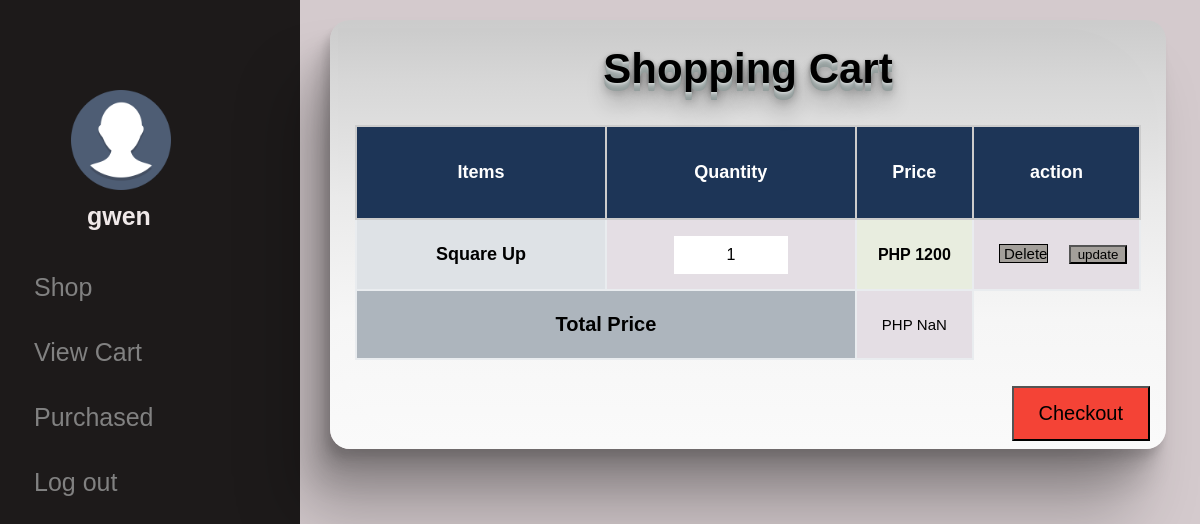
Page /cart1.php (signed in) on the committed database.
### tables this page shows
CREATE TABLE `cart` (
  `cart_id` int(11) NOT NULL,
  `customer_id` int(11) NOT NULL,
  `product_id` int(11) NOT NULL,
  `order_name` varchar(100) NOT NULL,
  `order_quantity` int(11) NOT NULL,
  `order_price` int(11) NOT NULL,
  `total` int(100) NOT NULL
);

### cart1.php (the view, shortened to what this page needs)
<?php
include_once("connection.php");
$id = $_SESSION['login_id'];
$query_customer_username = $pdo->prepare("SELECT * FROM login a INNER JOIN  customer b
ON a.customer_id = b.customer_id WHERE a.login_id = '$id'");
$query_customer_username->execute();
$row = $query_customer_username->fetch();
$username = $row['username'];
$find_customer = $pdo->prepare("SELECT * FROM login WHERE login_id = :login_id ");
$find_customer->bindParam(':login_id', $id);
$find_customer->execute();
$customer_row = $find_customer->fetch();
$customer_id = $customer_row['customer_id'];
?>
<!DOCTYPE html>
<html>
<head>
	<link rel="stylesheet" href="css/cart.css">
</head>
<body>
<div class="sidenav"><br><br><br>
<a href="profile.php"> <img class="img1" src="images/pp2.png" alt="admin" style = "width: 100px"><h1 class= "img1"><?php echo $username;?></h1></a>
<a class="aa" href="shop.php">Shop<i class="fa fa-heart"></i></a>
  <a class="aa" href="cart1.php">View Cart</a>
  <a class="aa" href="purchased.php">Purchased</a>
  <a class="aa" href="logout.php">Log out</a>
</div>
<div class="main">
   <div class= "container">
   <h2>Shopping Cart</h2>
<br>
<table>
        <tr>
            <th>Items</td>
            <th>Quantity</td>
            <th>Price</td>
            <th>action</td>
        </tr>
<?php
$display_order = $pdo->prepare("SELECT * FROM cart WHERE customer_id = :customer_id GROUP BY order_name");
$display_order->bindParam(':customer_id', $customer_id);
$display_order->execute();
while($rows = $display_order->fetch()){
  $order_name = $rows['order_name'];
        $order_price = $rows['order_price'];
        $order_quantity = $rows['order_quantity'];
?>
        <tr class="carttbl">
         <td class="item" >  <center> <?php echo $order_name;?></center>  </td>
            <form method = "post" action="update.php">
            <td class="quantity"><input type="tel" name="qty" autocomplete="off" value="<?php echo $order_quantity;?>" placeholder="Enter your Quantity">
            <td class="price">PHP&nbsp;<span><?php echo $order_price;?></span> </td>
            <td class="edit" >
    <a class = "del" href="remove.php?cart_id=<?php echo $rows['cart_id'];?>"onclick="return confirm('Are you sure you want to delete this item')">&nbsp;Delete</a> &nbsp;&nbsp;&nbsp;
   <input type="submit" id = "update" value="update" name="submit" >
    </form> </form>
        </tr>
<?php
}
?>
<td class="total-text" colspan="2">Total Price</td>
            <td class="total-number">PHP&nbsp;<span class="number">0</span><span class="php"></span></td>
</table>
<br><br>
<button class="bottomright"> <a href="checkout.php"  style="text-decoration: none; color: black; font-size:20px" onclick="return confirm('Are you sure you want to checkout this item')"> Checkout</button></a>
    </div>
</body>
</html>

### css/cart.css (style rules this page uses)
body { font-family: "Lato", sans-serif; background-color: rgb(212, 202, 205); }
h1 { padding: 6px 8px 6px 16px; text-decoration: none; font-size: 25px; color: #f0e9e9; display: block; }
.img1 { margin-left: 55px; }
.aa { margin-left: 18px; }
.sidenav { height: 100%; width: 300px; position: fixed; z-index: 1; top: 0; left: 0; background-color: rgb(29, 26, 26); overflow-x: hidden; padding-top: 30px; }
.sidenav a { padding: 6px 8px 6px 16px; text-decoration: none; font-size: 25px; color: #818181; display: block; padding-bottom: 30px; }
.main { margin-left: 300px; font-size: 28px; padding: 0px 10px; }
h2 { text-align: center; width: 100%; text-shadow: 0 1px 0 hsl(174,5%,80%), 0 2px 0 hsl(174,5%,75%), 0 3px 0 hsl(174,5%,70%), 0 4px 0 hsl(174,5%,66%), 0 5px 0 hsl(174,5%,64%), 0 6px 0 hsl(174,5%,62%), 0 7px 0 hsl(174,5%,61%), 0 8px 0 hsl(174,5%,60%), 0 0 5px rgba(0,0,0,.05), 0 1px 3px rgba(0,0,0,.2), 0 3px 5px rgba(0,0,0,.2), 0 5px 10px rgba(0,0,0,.2), 0 10px 10px rgba(0,0,0,.2), 0 20px 20px rgba(0,0,0,.3); }
input[type=submit] { width: 50%; background-color: rgb(163, 159, 154); cursor: pointer; }
.container { display:inline-block; position:relative; z-index:1; width:95%; height:auto; margin:20px; padding:25px; border-radius:20px; background:linear-gradient(0.06deg, rgba(250, 250, 250, 1) 0%, rgba(246, 246, 246, 1) 29.62%, rgba(234, 234, 234, 1) 58.47%, rgba(215, 215, 215, 1) 86.92%, rgba(204, 204, 204, 1) 99.22%); box-shadow:-4px 8px 8px rgba(0,0,0,0.1), -8px 16px 16px rgba(0,0,0,0.1), -16px 32px 32px rgba(0,0,0,0.15), -32px 64px 64px rgba(0,0,0,0.25); }
.container:before { content:''; position:absolute; z-index:-1; top:0; left:0; right:0; bottom:0; margin:0; }
.container:before { margin:8px; border-radius:0 96px; background:linear-gradient(0.06deg, rgba(250, 250, 250, 1) 0%, rgba(246, 246, 246, 1) 29.62%, rgba(234, 234, 234, 1) 58.47%, rgba(215, 215, 215, 1) 86.92%, rgba(204, 204, 204, 1) 99.22%); }
table { font-family: arial, sans-serif; border-collapse: collapse; width: 100%; text-decoration: none; border: 0; table-layout:fixed; table-layout: inherit; table-layout: initial; table-layout: unset; }
td, th { border: 1px solid #f1eded; text-align: center; overflow: hidden; }
td:last-child { width: 1%; white-space: nowrap; padding: 25px; }
tr:nth-child(even) { background-color: #e4dee4; }
tr:nth-child(odd) { background-color: #f5f4ea; }
th:nth-child(2) { padding: 35px; }
th:nth-child(3) { padding: 25px; }
th { background: #0e0f0f; color: rgb(250, 244, 244); font-weight: bold; text-align: center; font-size: 18px; border: 1px solid #141313; white-space: inherit; word-break: initial; word-spacing: inherit; }
img { margin-left: 80px; }
* { box-sizing: border-box; margin: 0; padding: 0; }
body { font-family: Arial, Helvetica, sans-serif; }
table tr th { background-color: #1d3557; color: #fff; width: 250px; padding: 10px 0; font-weight: bold; border: 2px solid #ccc; }
table tr td { padding: 10px 10px; width: 250px; border: 2px solid #e9ecef; }
table tr td.item { text-align: center; font-size: 18px; font-weight: bold; background-color: #dee2e6; }
table tr td.quantity input { width: 50%; padding: 10px; border: none; outline: none; font-size: 16px; text-align: center; }
table tr td.price { background-color: #e8eddf; text-align: center; font-size: 16px; font-weight: bold; }
table tr td.total-text { background-color: #adb5bd; font-size: 20px; font-weight: bold; text-align: center; }
table tr td.total-number { font-size: 15px; }
table tr td.total-number .number { width: auto; }
.carttbl { font-size: 15px; }
.del { text-decoration: none; color: black; width: 50%; background-color: rgb(163, 159, 154); border: solid; border-width: 1px; cursor: pointer; }
.bottomright { position: absolute; bottom: 8px; right: 16px; background-color: #f44336; color: white; padding: 14px 25px; text-align: center; text-decoration: none; display: inline-block; }

### rows in the picture
cart: order_name "Square Up", qty "1", order_price "1200"

### other values in the picture
$username "gwen"
